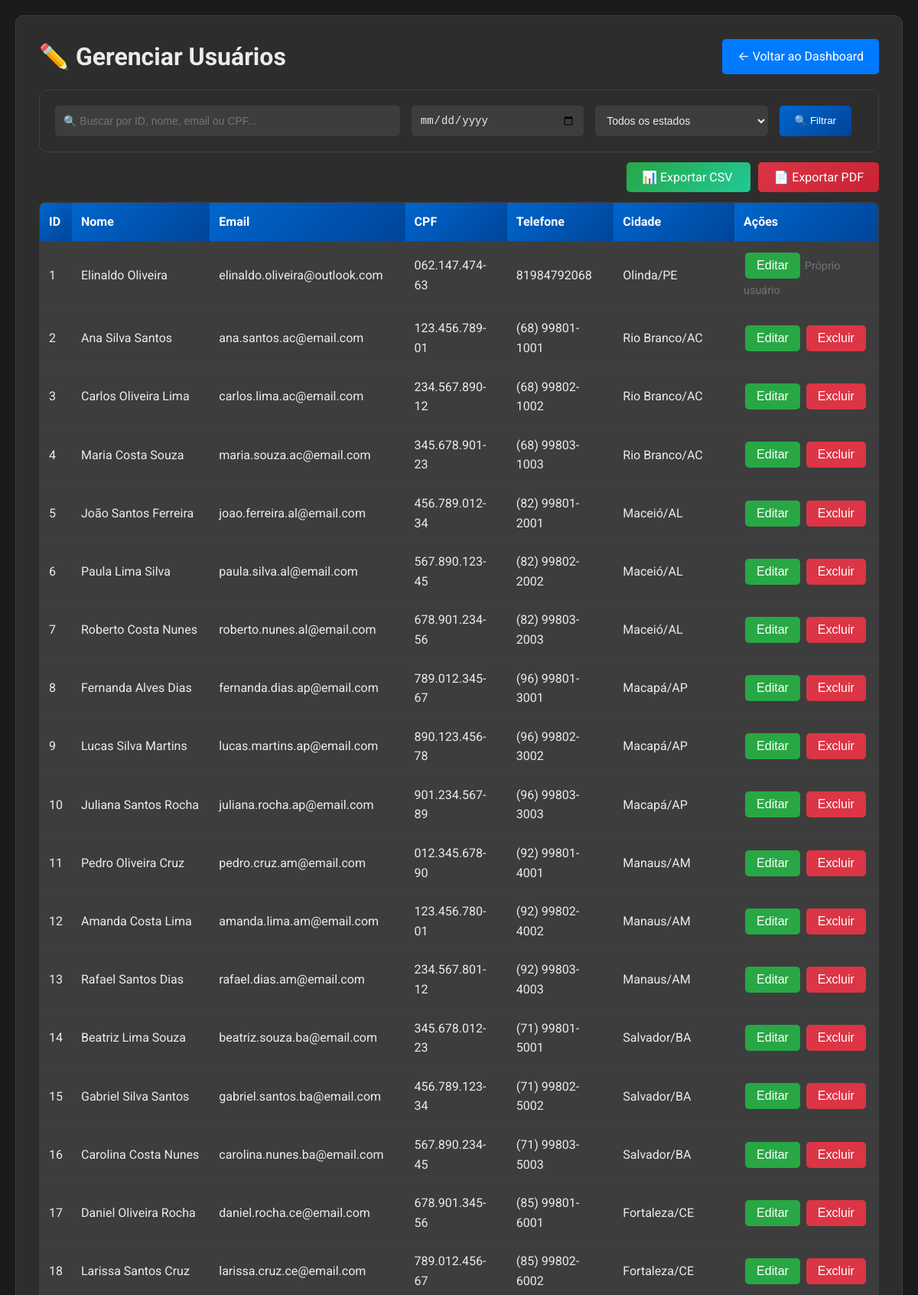
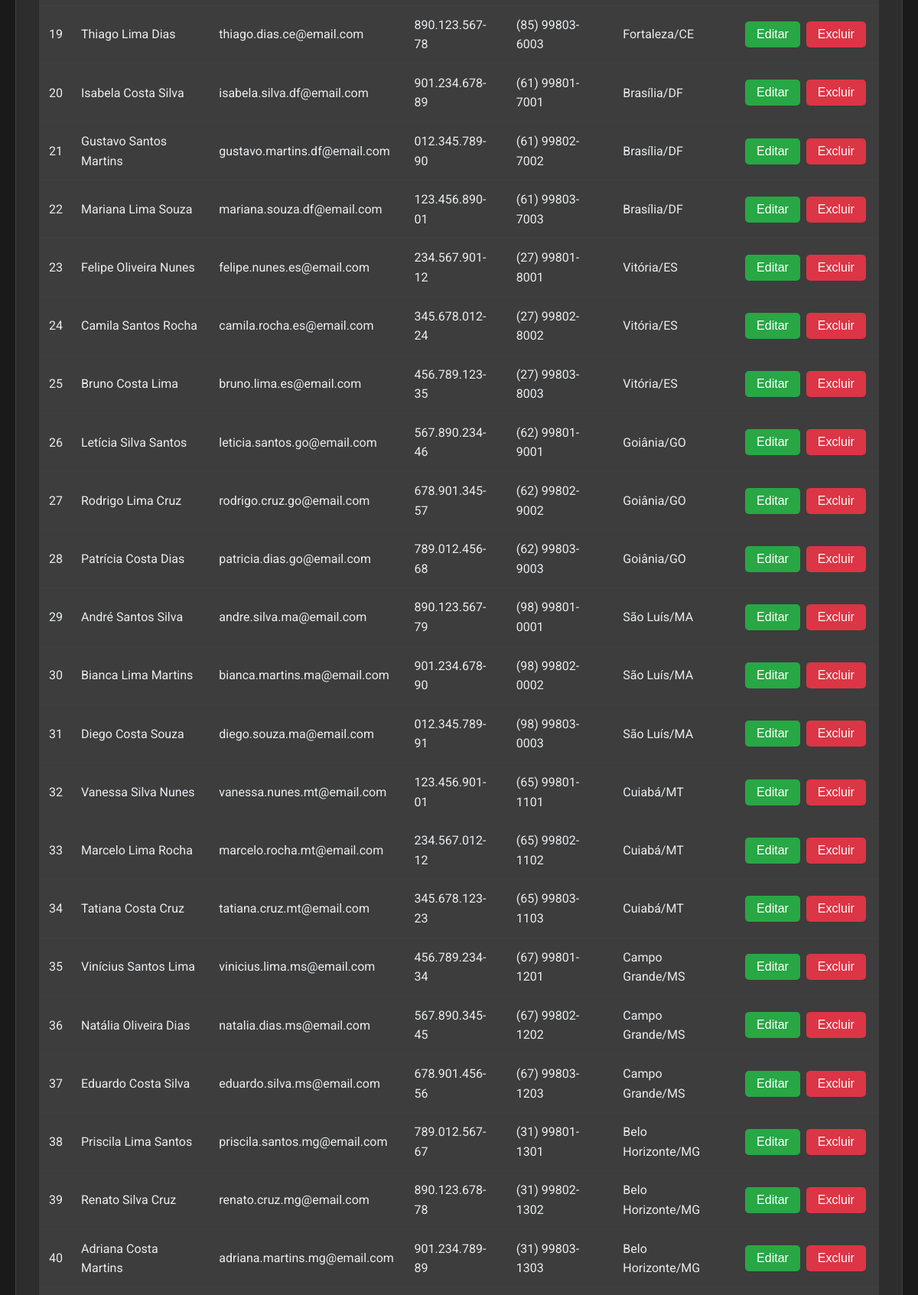
/editar_usuarios.php (signed in, upper part), run on the app's committed database (2 pictures, top to bottom).
### tables this page shows
CREATE TABLE `usuarios` (
  `id` int(11) NOT NULL,
  `nome_completo` varchar(255) NOT NULL,
  `email` varchar(255) NOT NULL,
  `cpf` varchar(14) NOT NULL,
  `telefone` varchar(20) NOT NULL,
  `cep` varchar(9) NOT NULL,
  `logradouro` varchar(255) NOT NULL,
  `bairro` varchar(100) NOT NULL,
  `localidade` varchar(100) NOT NULL,
  `uf` varchar(2) NOT NULL,
  `complemento` varchar(255) DEFAULT NULL,
  `numero` varchar(20) NOT NULL,
  `senha` varchar(255) NOT NULL,
  `role` enum('admin','user') DEFAULT 'user',
  `foto_perfil` varchar(255) DEFAULT NULL,
  `created_at` timestamp NOT NULL DEFAULT current_timestamp(),
  `updated_at` timestamp NOT NULL DEFAULT current_timestamp() ON UPDATE current_timestamp(),
  `deleted_at` timestamp NULL DEFAULT NULL
);

### editar_usuarios.php (the view, shortened to what this page needs)
<?php
$host = 'localhost';
$dbname = 'registro_agil';
$username = 'root';
$password = '';
try {
    $pdo = new PDO("mysql:host=$host;dbname=$dbname;charset=utf8", $username, $password);
    $pdo->setAttribute(PDO::ATTR_ERRMODE, PDO::ERRMODE_EXCEPTION);
    $order_by = $_GET['order_by'] ?? 'id';
    $order_dir = $_GET['order_dir'] ?? 'ASC';
    $whereClause = "";
    $params = [];
    $sql = "SELECT * FROM usuarios $whereClause ORDER BY $order_by $order_dir";
    $stmt = $pdo->prepare($sql);
    $stmt->execute($params);
    $usuarios = $stmt->fetchAll();
} catch (PDOException $e) {
    $usuarios = [];
    $message = "Erro de conexão: " . $e->getMessage();
}
?>
<!DOCTYPE html>
<html lang="pt-BR">
<head>
    <link rel="stylesheet" href="style.css">
</head>
    <body>
        <div class="container">
        <div style="display: flex; justify-content: space-between; align-items: center; margin-bottom: 20px;">
            <h1 style="margin: 0; line-height: 1;">✏️ Gerenciar Usuários</h1>
            <a href="dashboard.php" class="back-link" style="margin-bottom: 0;">← Voltar ao Dashboard</a>
        </div>
        <div style="margin: 20px 0; background-color: #2d2d2d; padding: 20px; border-radius: 10px; border: 1px solid #404040;">
            <form method="GET" style="display: grid; gap: 15px; grid-template-columns: 2fr 1fr 1fr auto auto;">
                <input type="text" name="search" placeholder="🔍 Buscar por ID, nome, email ou CPF..."
                       value="<?php echo htmlspecialchars($_GET['search'] ?? ''); ?>"
                       style="padding: 10px; border: 1px solid transparent; border-radius: 5px; background-color: #3d3d3d; color: #e9ecef; font-size: 14px;">
                <input type="date" name="filter_date" placeholder="Filtrar por data"
                       value="<?php echo htmlspecialchars($_GET['filter_date'] ?? ''); ?>"
                       style="padding: 10px; border: 1px solid transparent; border-radius: 5px; background-color: #3d3d3d; color: #e9ecef; font-size: 14px;">
                <select name="filter_uf" style="padding: 10px; border: 1px solid transparent; border-radius: 5px; background-color: #3d3d3d; color: #e9ecef; font-size: 14px;">
                    <option value="">Todos os estados</option>
                </select>
                <button type="submit" style="padding: 10px 20px; background: linear-gradient(135deg, #0066cc 0%, #004499 100%); color: white; border: none; border-radius: 5px; cursor: pointer; white-space: nowrap;">🔍 Filtrar</button>
            </form>
        </div>
        <div style="margin: 20px 0; text-align: right;">
            <a href="exportar_usuarios.php?format=csv<?php echo !empty($_GET) ? '&' . http_build_query($_GET) : ''; ?>"
               style="padding: 10px 20px; background: linear-gradient(135deg, #28a745 0%, #20c997 100%); color: white; text-decoration: none; border-radius: 5px; margin-right: 10px;">
                📊 Exportar CSV
            </a>
            <a href="exportar_usuarios.php?format=pdf<?php echo !empty($_GET) ? '&' . http_build_query($_GET) : ''; ?>"
               target="_blank"
               style="padding: 10px 20px; background: linear-gradient(135deg, #dc3545 0%, #c82333 100%); color: white; text-decoration: none; border-radius: 5px;">
                📄 Exportar PDF
            </a>
        </div>
        <?php if (empty($usuarios)): ?>
            <p style="text-align: center; color: #666; margin-top: 50px;">
                Nenhum usuário cadastrado.
            </p>
        <?php else: ?>
            <table>
                <thead>
                    <tr>
                        <th>ID</th>
                        <th>Nome</th>
                        <th>Email</th>
                        <th>CPF</th>
                        <th>Telefone</th>
                        <th>Cidade</th>
                        <th>Ações</th>
                    </tr>
                </thead>
                <tbody>
                    <?php foreach ($usuarios as $usuario): ?>
                    <tr>
                        <td><?php echo $usuario['id']; ?></td>
                        <td><?php echo htmlspecialchars($usuario['nome_completo']); ?></td>
                        <td><?php echo htmlspecialchars($usuario['email']); ?></td>
                        <td><?php echo htmlspecialchars($usuario['cpf']); ?></td>
                        <td><?php echo htmlspecialchars($usuario['telefone']); ?></td>
                        <td><?php echo htmlspecialchars($usuario['localidade'] . '/' . $usuario['uf']); ?></td>
                        <td>
                            <button class="btn btn-edit" onclick="editUser(<?php echo htmlspecialchars(json_encode($usuario)); ?>)">
                                Editar
                            </button>
                            <?php if ($usuario['id'] != $_SESSION['user_id']): ?>
                            <button class="btn btn-delete" onclick="deleteUser(<?php echo $usuario['id']; ?>)">
                                Excluir
                            </button>
                            <?php else: ?>
                            <span style="color: #6c757d; font-size: 0.9em;">Próprio usuário</span>
                            <?php endif; ?>
                        </td>
                    </tr>
                    <?php endforeach; ?>
                </tbody>
            </table>
        <?php endif; ?>
    </div>
</body>
</html>

### style.css (style rules this page uses)
* { margin: 0; padding: 0; box-sizing: border-box; }
body { font-family: 'Roboto', -apple-system, BlinkMacSystemFont, 'Segoe UI', Tahoma, Geneva, Verdana, sans-serif; line-height: 1.6; color: #e9ecef; background-color: #1a1a1a; }
.container { max-width: 1200px; margin: 0 auto; padding: 0 20px; }
.btn { display: inline-block; padding: 12px 24px; background: linear-gradient(135deg, #0066cc 0%, #004499 100%); color: white; text-decoration: none; border-radius: 8px; border: none; cursor: pointer; font-size: 16px; font-weight: 500; transition: all 0.3s ease; text-align: center; }

### editar_usuarios.php (style rules this page uses)
body { background: #1a1a1a; padding: 20px; color: #e9ecef; }
.container { max-width: 1200px; margin: 0 auto; background: #2d2d2d; padding: 30px; border-radius: 10px; border: 1px solid #404040; }
h1 { text-align: center; color: #e9ecef; margin-bottom: 30px; }
.back-link { display: inline-block; margin-bottom: 20px; padding: 10px 20px; background: #007bff; color: white; text-decoration: none; border-radius: 5px; }
table { width: 100%; border-collapse: collapse; margin-top: 20px; background: #3d3d3d; border-radius: 8px; overflow: hidden; border: 1px solid #404040; }
th, td { padding: 12px; text-align: left; border-bottom: 1px solid #404040; color: #e9ecef; }
th { background: linear-gradient(135deg, #0066cc 0%, #004499 100%); font-weight: bold; color: white; }
.btn { padding: 8px 15px; border: none; border-radius: 5px; cursor: pointer; text-decoration: none; display: inline-block; margin: 2px; }
.btn-edit { background: #28a745; color: white; }
.btn-delete { background: #dc3545; color: white; }

### data on the page
usuarios: id "1", nome_completo "Elinaldo Oliveira", email "elinaldo.oliveira@outlook.com", cpf "062.147.474-63", telefone "81984792068", localidade+uf "Olinda/PE", shows "Próprio usuário"
usuarios: id "2", nome_completo "Ana Silva Santos", email "ana.santos.ac@email.com", cpf "123.456.789-01", telefone "(68) 99801-1001", localidade+uf "Rio Branco/AC"
usuarios: id "3", nome_completo "Carlos Oliveira Lima", email "carlos.lima.ac@email.com", cpf "234.567.890-12", telefone "(68) 99802-1002", localidade+uf "Rio Branco/AC"
usuarios: id "4", nome_completo "Maria Costa Souza", email "maria.souza.ac@email.com", cpf "345.678.901-23", telefone "(68) 99803-1003", localidade+uf "Rio Branco/AC"
usuarios: id "5", nome_completo "João Santos Ferreira", email "joao.ferreira.al@email.com", cpf "456.789.012-34", telefone "(82) 99801-2001", localidade+uf "Maceió/AL"
usuarios: id "6", nome_completo "Paula Lima Silva", email "paula.silva.al@email.com", cpf "567.890.123-45", telefone "(82) 99802-2002", localidade+uf "Maceió/AL"
usuarios: id "7", nome_completo "Roberto Costa Nunes", email "roberto.nunes.al@email.com", cpf "678.901.234-56", telefone "(82) 99803-2003", localidade+uf "Maceió/AL"
usuarios: id "8", nome_completo "Fernanda Alves Dias", email "fernanda.dias.ap@email.com", cpf "789.012.345-67", telefone "(96) 99801-3001", localidade+uf "Macapá/AP"
usuarios: id "9", nome_completo "Lucas Silva Martins", email "lucas.martins.ap@email.com", cpf "890.123.456-78", telefone "(96) 99802-3002", localidade+uf "Macapá/AP"
usuarios: id "10", nome_completo "Juliana Santos Rocha", email "juliana.rocha.ap@email.com", cpf "901.234.567-89", telefone "(96) 99803-3003", localidade+uf "Macapá/AP"
usuarios: id "11", nome_completo "Pedro Oliveira Cruz", email "pedro.cruz.am@email.com", cpf "012.345.678-90", telefone "(92) 99801-4001", localidade+uf "Manaus/AM"
usuarios: id "12", nome_completo "Amanda Costa Lima", email "amanda.lima.am@email.com", cpf "123.456.780-01", telefone "(92) 99802-4002", localidade+uf "Manaus/AM"
usuarios: id "13", nome_completo "Rafael Santos Dias", email "rafael.dias.am@email.com", cpf "234.567.801-12", telefone "(92) 99803-4003", localidade+uf "Manaus/AM"
usuarios: id "14", nome_completo "Beatriz Lima Souza", email "beatriz.souza.ba@email.com", cpf "345.678.012-23", telefone "(71) 99801-5001", localidade+uf "Salvador/BA"
usuarios: id "15", nome_completo "Gabriel Silva Santos", email "gabriel.santos.ba@email.com", cpf "456.789.123-34", telefone "(71) 99802-5002", localidade+uf "Salvador/BA"
usuarios: id "16", nome_completo "Carolina Costa Nunes", email "carolina.nunes.ba@email.com", cpf "567.890.234-45", telefone "(71) 99803-5003", localidade+uf "Salvador/BA"
usuarios: id "17", nome_completo "Daniel Oliveira Rocha", email "daniel.rocha.ce@email.com", cpf "678.901.345-56", telefone "(85) 99801-6001", localidade+uf "Fortaleza/CE"
usuarios: id "18", nome_completo "Larissa Santos Cruz", email "larissa.cruz.ce@email.com", cpf "789.012.456-67", telefone "(85) 99802-6002", localidade+uf "Fortaleza/CE"
usuarios: id "19", nome_completo "Thiago Lima Dias", email "thiago.dias.ce@email.com", cpf "890.123.567-78", telefone "(85) 99803-6003", localidade+uf "Fortaleza/CE"
usuarios: id "20", nome_completo "Isabela Costa Silva", email "isabela.silva.df@email.com", cpf "901.234.678-89", telefone "(61) 99801-7001", localidade+uf "Brasília/DF"
usuarios: id "21", nome_completo "Gustavo Santos Martins", email "gustavo.martins.df@email.com", cpf "012.345.789-90", telefone "(61) 99802-7002", localidade+uf "Brasília/DF"
usuarios: id "22", nome_completo "Mariana Lima Souza", email "mariana.souza.df@email.com", cpf "123.456.890-01", telefone "(61) 99803-7003", localidade+uf "Brasília/DF"
usuarios: id "23", nome_completo "Felipe Oliveira Nunes", email "felipe.nunes.es@email.com", cpf "234.567.901-12", telefone "(27) 99801-8001", localidade+uf "Vitória/ES"
usuarios: id "24", nome_completo "Camila Santos Rocha", email "camila.rocha.es@email.com", cpf "345.678.012-24", telefone "(27) 99802-8002", localidade+uf "Vitória/ES"
usuarios: id "25", nome_completo "Bruno Costa Lima", email "bruno.lima.es@email.com", cpf "456.789.123-35", telefone "(27) 99803-8003", localidade+uf "Vitória/ES"
usuarios: id "26", nome_completo "Letícia Silva Santos", email "leticia.santos.go@email.com", cpf "567.890.234-46", telefone "(62) 99801-9001", localidade+uf "Goiânia/GO"
usuarios: id "27", nome_completo "Rodrigo Lima Cruz", email "rodrigo.cruz.go@email.com", cpf "678.901.345-57", telefone "(62) 99802-9002", localidade+uf "Goiânia/GO"
usuarios: id "28", nome_completo "Patrícia Costa Dias", email "patricia.dias.go@email.com", cpf "789.012.456-68", telefone "(62) 99803-9003", localidade+uf "Goiânia/GO"
usuarios: id "29", nome_completo "André Santos Silva", email "andre.silva.ma@email.com", cpf "890.123.567-79", telefone "(98) 99801-0001", localidade+uf "São Luís/MA"
usuarios: id "30", nome_completo "Bianca Lima Martins", email "bianca.martins.ma@email.com", cpf "901.234.678-90", telefone "(98) 99802-0002", localidade+uf "São Luís/MA"
usuarios: id "31", nome_completo "Diego Costa Souza", email "diego.souza.ma@email.com", cpf "012.345.789-91", telefone "(98) 99803-0003", localidade+uf "São Luís/MA"
usuarios: id "32", nome_completo "Vanessa Silva Nunes", email "vanessa.nunes.mt@email.com", cpf "123.456.901-01", telefone "(65) 99801-1101", localidade+uf "Cuiabá/MT"
usuarios: id "33", nome_completo "Marcelo Lima Rocha", email "marcelo.rocha.mt@email.com", cpf "234.567.012-12", telefone "(65) 99802-1102", localidade+uf "Cuiabá/MT"
usuarios: id "34", nome_completo "Tatiana Costa Cruz", email "tatiana.cruz.mt@email.com", cpf "345.678.123-23", telefone "(65) 99803-1103", localidade+uf "Cuiabá/MT"
usuarios: id "35", nome_completo "Vinícius Santos Lima", email "vinicius.lima.ms@email.com", cpf "456.789.234-34", telefone "(67) 99801-1201", localidade+uf "Campo Grande/MS"
usuarios: id "36", nome_completo "Natália Oliveira Dias", email "natalia.dias.ms@email.com", cpf "567.890.345-45", telefone "(67) 99802-1202", localidade+uf "Campo Grande/MS"
usuarios: id "37", nome_completo "Eduardo Costa Silva", email "eduardo.silva.ms@email.com", cpf "678.901.456-56", telefone "(67) 99803-1203", localidade+uf "Campo Grande/MS"
usuarios: id "38", nome_completo "Priscila Lima Santos", email "priscila.santos.mg@email.com", cpf "789.012.567-67", telefone "(31) 99801-1301", localidade+uf "Belo Horizonte/MG"
usuarios: id "39", nome_completo "Renato Silva Cruz", email "renato.cruz.mg@email.com", cpf "890.123.678-78", telefone "(31) 99802-1302", localidade+uf "Belo Horizonte/MG"
usuarios: id "40", nome_completo "Adriana Costa Martins", email "adriana.martins.mg@email.com", cpf "901.234.789-89", telefone "(31) 99803-1303", localidade+uf "Belo Horizonte/MG"
